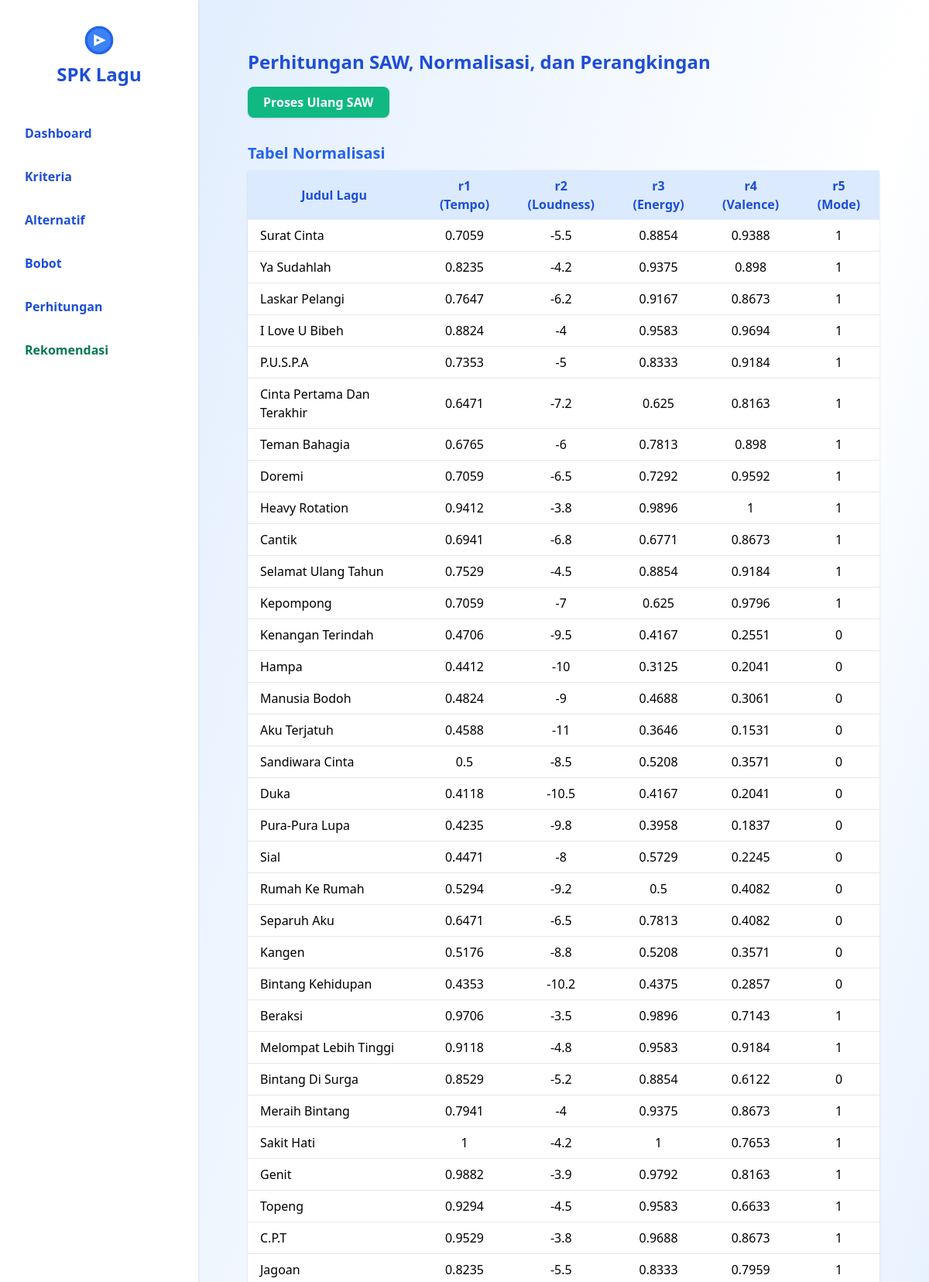
The page /admin/index.php?page=proses_saw (signed in, upper part) on the database its author committed.
### tables this page shows
CREATE TABLE `alternatif` (
  `id_alternatif` int(11) NOT NULL,
  `judul_lagu` varchar(150) NOT NULL,
  `artis` varchar(100) NOT NULL,
  `lirik` text DEFAULT NULL,
  `c1_tempo` double NOT NULL,
  `c2_loudness` double NOT NULL,
  `c3_energy` double NOT NULL,
  `c4_valence` double NOT NULL,
  `c5_mode` int(11) NOT NULL
);

### admin/perhitungan.php (the view, shortened to what this page needs)
<?php
require_once __DIR__ . '/../config/database.php';
$alternatif = [];
$sql = "SELECT * FROM alternatif";
$result = $conn->query($sql);
while ($row = $result->fetch_assoc()) {
    $alternatif[] = $row;
}
$max = [
    'c1_tempo' => 0,
    'c2_loudness' => 0,
    'c3_energy' => 0,
    'c4_valence' => 0,
    'c5_mode' => 0
];
foreach ($alternatif as $alt) {
    foreach ($max as $k => $v) {
        if ($alt[$k] > $max[$k]) $max[$k] = $alt[$k];
    }
}
$normalisasi = [];
foreach ($alternatif as $alt) {
    $r1 = $alt['c1_tempo'] / ($max['c1_tempo'] ?: 1);
    $r2 = $alt['c2_loudness'] / ($max['c2_loudness'] ?: 1);
    $r3 = $alt['c3_energy'] / ($max['c3_energy'] ?: 1);
    $r4 = $alt['c4_valence'] / ($max['c4_valence'] ?: 1);
    $r5 = $alt['c5_mode'] / ($max['c5_mode'] ?: 1);
    $normalisasi[] = [
        'id_alternatif' => $alt['id_alternatif'],
        'judul_lagu' => $alt['judul_lagu'],
        'r1' => $r1, 'r2' => $r2, 'r3' => $r3, 'r4' => $r4, 'r5' => $r5
    ];
}
?>
<div class="p-6 max-w-4xl mx-auto">
    <h2 class="text-2xl font-bold text-blue-700 mb-4">Perhitungan SAW, Normalisasi, dan Perangkingan</h2>
    <form method="get" action="">
        <button type="submit" class="px-5 py-2 rounded-lg bg-green-500 text-white font-bold shadow hover:bg-green-600 transition">Proses Ulang SAW</button>
    </form>
    <div class="mt-8">
        <h3 class="text-xl font-semibold text-blue-600 mb-2">Tabel Normalisasi</h3>
        <table class="min-w-full bg-white rounded shadow mb-8">
            <thead>
                <tr class="bg-blue-100 text-blue-700">
                    <th class="py-2 px-4">Judul Lagu</th>
                    <th class="py-2 px-4">r1 (Tempo)</th>
                    <th class="py-2 px-4">r2 (Loudness)</th>
                    <th class="py-2 px-4">r3 (Energy)</th>
                    <th class="py-2 px-4">r4 (Valence)</th>
                    <th class="py-2 px-4">r5 (Mode)</th>
                </tr>
            </thead>
            <tbody>
                <?php foreach ($normalisasi as $n): ?>
                <tr class="border-b">
                    <td class="py-2 px-4"><?php echo htmlspecialchars($n['judul_lagu']); ?></td>
                    <td class="py-2 px-4 text-center"><?php echo round($n['r1'], 4); ?></td>
                    <td class="py-2 px-4 text-center"><?php echo round($n['r2'], 4); ?></td>
                    <td class="py-2 px-4 text-center"><?php echo round($n['r3'], 4); ?></td>
                    <td class="py-2 px-4 text-center"><?php echo round($n['r4'], 4); ?></td>
                    <td class="py-2 px-4 text-center"><?php echo round($n['r5'], 4); ?></td>
                </tr>
                <?php endforeach; ?>
            </tbody>
        </table>
    </div>
</div>

### rows shown on the page
alternatif: judul_lagu "Surat Cinta", r1 "0.7059", c2_loudness "-5.5", r3 "0.8854", r4 "0.9388", c5_mode "1"
alternatif: judul_lagu "Ya Sudahlah", r1 "0.8235", c2_loudness "-4.2", r3 "0.9375", r4 "0.898", c5_mode "1"
alternatif: judul_lagu "Laskar Pelangi", r1 "0.7647", c2_loudness "-6.2", r3 "0.9167", r4 "0.8673", c5_mode "1"
alternatif: judul_lagu "I Love U Bibeh", r1 "0.8824", c2_loudness "-4", r3 "0.9583", r4 "0.9694", c5_mode "1"
alternatif: judul_lagu "P.U.S.P.A", r1 "0.7353", c2_loudness "-5", r3 "0.8333", r4 "0.9184", c5_mode "1"
alternatif: judul_lagu "Cinta Pertama Dan Terakhir", r1 "0.6471", c2_loudness "-7.2", r3 "0.625", r4 "0.8163", c5_mode "1"
alternatif: judul_lagu "Teman Bahagia", r1 "0.6765", c2_loudness "-6", r3 "0.7813", r4 "0.898", c5_mode "1"
alternatif: judul_lagu "Doremi", r1 "0.7059", c2_loudness "-6.5", r3 "0.7292", r4 "0.9592", c5_mode "1"
alternatif: judul_lagu "Heavy Rotation", r1 "0.9412", c2_loudness "-3.8", r3 "0.9896", c5_mode "1"
alternatif: judul_lagu "Cantik", r1 "0.6941", c2_loudness "-6.8", r3 "0.6771", r4 "0.8673", c5_mode "1"
alternatif: judul_lagu "Selamat Ulang Tahun", r1 "0.7529", c2_loudness "-4.5", r3 "0.8854", r4 "0.9184", c5_mode "1"
alternatif: judul_lagu "Kepompong", r1 "0.7059", c2_loudness "-7", r3 "0.625", r4 "0.9796", c5_mode "1"
alternatif: judul_lagu "Kenangan Terindah", r1 "0.4706", c2_loudness "-9.5", r3 "0.4167", r4 "0.2551", c5_mode "0"
alternatif: judul_lagu "Hampa", r1 "0.4412", c2_loudness "-10", r3 "0.3125", r4 "0.2041", c5_mode "0"
alternatif: judul_lagu "Manusia Bodoh", r1 "0.4824", c2_loudness "-9", r3 "0.4688", r4 "0.3061", c5_mode "0"
alternatif: judul_lagu "Aku Terjatuh", r1 "0.4588", c2_loudness "-11", r3 "0.3646", r4 "0.1531", c5_mode "0"
alternatif: judul_lagu "Sandiwara Cinta", c3_energy "0.5", c2_loudness "-8.5", r3 "0.5208", r4 "0.3571", c5_mode "0"
alternatif: judul_lagu "Duka", r1 "0.4118", c2_loudness "-10.5", r3 "0.4167", r4 "0.2041", c5_mode "0"
alternatif: judul_lagu "Pura-Pura Lupa", r1 "0.4235", c2_loudness "-9.8", r3 "0.3958", r4 "0.1837", c5_mode "0"
alternatif: judul_lagu "Sial", r1 "0.4471", c2_loudness "-8", r3 "0.5729", r4 "0.2245", c5_mode "0"
alternatif: judul_lagu "Rumah Ke Rumah", r1 "0.5294", c2_loudness "-9.2", r3 "0.5", r4 "0.4082", c5_mode "0"
alternatif: judul_lagu "Separuh Aku", r1 "0.6471", c2_loudness "-6.5", r3 "0.7813", r4 "0.4082", c5_mode "0"
alternatif: judul_lagu "Kangen", r1 "0.5176", c2_loudness "-8.8", r3 "0.5208", r4 "0.3571", c5_mode "0"
alternatif: judul_lagu "Bintang Kehidupan", r1 "0.4353", c2_loudness "-10.2", r3 "0.4375", r4 "0.2857", c5_mode "0"
alternatif: judul_lagu "Beraksi", r1 "0.9706", c2_loudness "-3.5", r3 "0.9896", r4 "0.7143", c5_mode "1"
alternatif: judul_lagu "Melompat Lebih Tinggi", r1 "0.9118", c2_loudness "-4.8", r3 "0.9583", r4 "0.9184", c5_mode "1"
alternatif: judul_lagu "Bintang Di Surga", r1 "0.8529", c2_loudness "-5.2", r3 "0.8854", r4 "0.6122", c5_mode "0"
alternatif: judul_lagu "Meraih Bintang", r1 "0.7941", c2_loudness "-4", r3 "0.9375", r4 "0.8673", c5_mode "1"
alternatif: judul_lagu "Sakit Hati", c5_mode "1", c2_loudness "-4.2", r4 "0.7653"
alternatif: judul_lagu "Genit", r1 "0.9882", c2_loudness "-3.9", r3 "0.9792", r4 "0.8163", c5_mode "1"
alternatif: judul_lagu "Topeng", r1 "0.9294", c2_loudness "-4.5", r3 "0.9583", r4 "0.6633", c5_mode "1"
alternatif: judul_lagu "C.P.T", r1 "0.9529", c2_loudness "-3.8", r3 "0.9688", r4 "0.8673", c5_mode "1"
alternatif: judul_lagu "Jagoan", r1 "0.8235", c2_loudness "-5.5", r3 "0.8333", r4 "0.7959", c5_mode "1"
